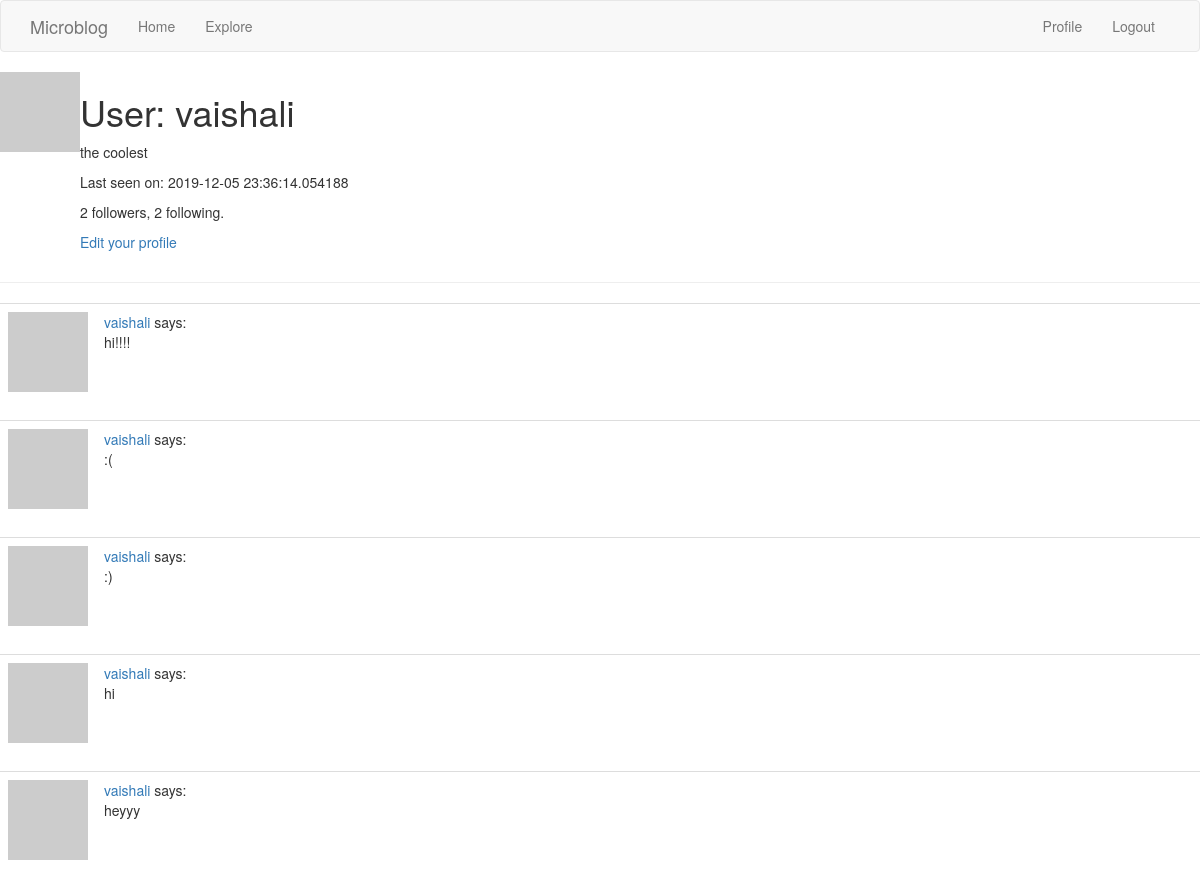
Screenshot of /user/vaishali (signed in) with the database file from the repository.
### app/models.py (models this page shows, shortened)
class User(UserMixin, db.Model):
    id = db.Column(db.Integer, primary_key=True)
    username = db.Column(db.String(64), index=True, unique=True)
    email = db.Column(db.String(120), index=True, unique=True)
    password_hash = db.Column(db.String(128))
    posts = db.relationship('Post', backref='author', lazy='dynamic')
    about_me = db.Column(db.String(140))
    last_seen = db.Column(db.DateTime, default=datetime.utcnow)
    followed = db.relationship(
        'User', secondary=followers,
        primaryjoin=(followers.c.follower_id == id),
        secondaryjoin=(followers.c.followed_id == id),
        backref=db.backref('followers', lazy='dynamic'), lazy='dynamic')
    def avatar(self, size):
        digest = md5(self.email.lower().encode('utf-8')).hexdigest()
        return 'https://www.gravatar.com/avatar/{}?d=identicon&s={}'.format(
            digest, size)

class Post(db.Model):
    id = db.Column(db.Integer, primary_key=True)
    body = db.Column(db.String(140))
    timestamp = db.Column(db.DateTime, index=True, default=datetime.utcnow)
    user_id = db.Column(db.Integer, db.ForeignKey('user.id'))

### app/routes.py (the view)
@app.route('/user/<username>')
@login_required
def user(username):
    user = User.query.filter_by(username=username).first_or_404()
    page = request.args.get('page', 1, type=int)
    posts = user.posts.order_by(Post.timestamp.desc()).paginate(
        page, app.config['POSTS_PER_PAGE'], False)
    next_url = url_for('user', username=user.username, page=posts.next_num) \
        if posts.has_next else None
    prev_url = url_for('user', username=user.username, page=posts.prev_num) \
        if posts.has_prev else None
    return render_template('user.html', user=user, posts=posts.items,
                           next_url=next_url, prev_url=prev_url)

### app/models.py (called while the page is built)
@login.user_loader
def load_user(id):
    return User.query.get(int(id))

### app/routes.py (called while the page is built)
@app.before_request
def before_request():
    if current_user.is_authenticated:
        current_user.last_seen = datetime.utcnow()
        db.session.commit()

### app/templates/user.html
{% extends "base.html" %}
{% block content %}
<table>
    <tr valign="top">
        <td><img src="{{ user.avatar(128) }}"></td>
        <td>
            <h1>User: {{ user.username }}</h1>
            {% if user.about_me %}<p>{{ user.about_me }}</p>{% endif %}
            {% if user.last_seen %}<p>Last seen on: {{ user.last_seen }}</p>{% endif %}
            <p>{{ user.followers.count() }} followers, {{ user.followed.count() }} following.</p>
            {% if user == current_user %}
            <p><a href="{{ url_for('edit_profile') }}">Edit your profile</a></p>
            {% elif not current_user.is_following(user) %}
            <p><a href="{{ url_for('follow', username=user.username) }}">Follow</a></p>
            {% else %}
            <p><a href="{{ url_for('unfollow', username=user.username) }}">Unfollow</a></p>
            {% endif %}
        </td>
    </tr>
</table>
<hr>
{% for post in posts %}
{% include '_post.html' %}
{% endfor %}
{% endblock %}

### app/templates/_post.html
<table class="table table-hover">
    <tr>
        <td width="70px">
            <a href="{{ url_for('user', username=post.author.username) }}">
                <img src="{{ post.author.avatar(70) }}" />
            </a>
        </td>
        <td>
            <a href="{{ url_for('user', username=post.author.username) }}">
                {{ post.author.username }}
            </a>
            says:
            <br>
            {{ post.body }}
        </td>
    </tr>
</table>

### rows the page displays
User: username "vaishali", about_me "the coolest", last_seen "2019-12-05 23:36:14.054188"
Post: author.username "vaishali", body "hi!!!!"
Post: author.username "vaishali", body ":("
Post: author.username "vaishali", body ":)"
Post: author.username "vaishali", body "hi"
Post: author.username "vaishali", body "heyyy"

### other values shown
{{ user.followers.count() }} "2"
{{ user.followed.count() }} "2"
